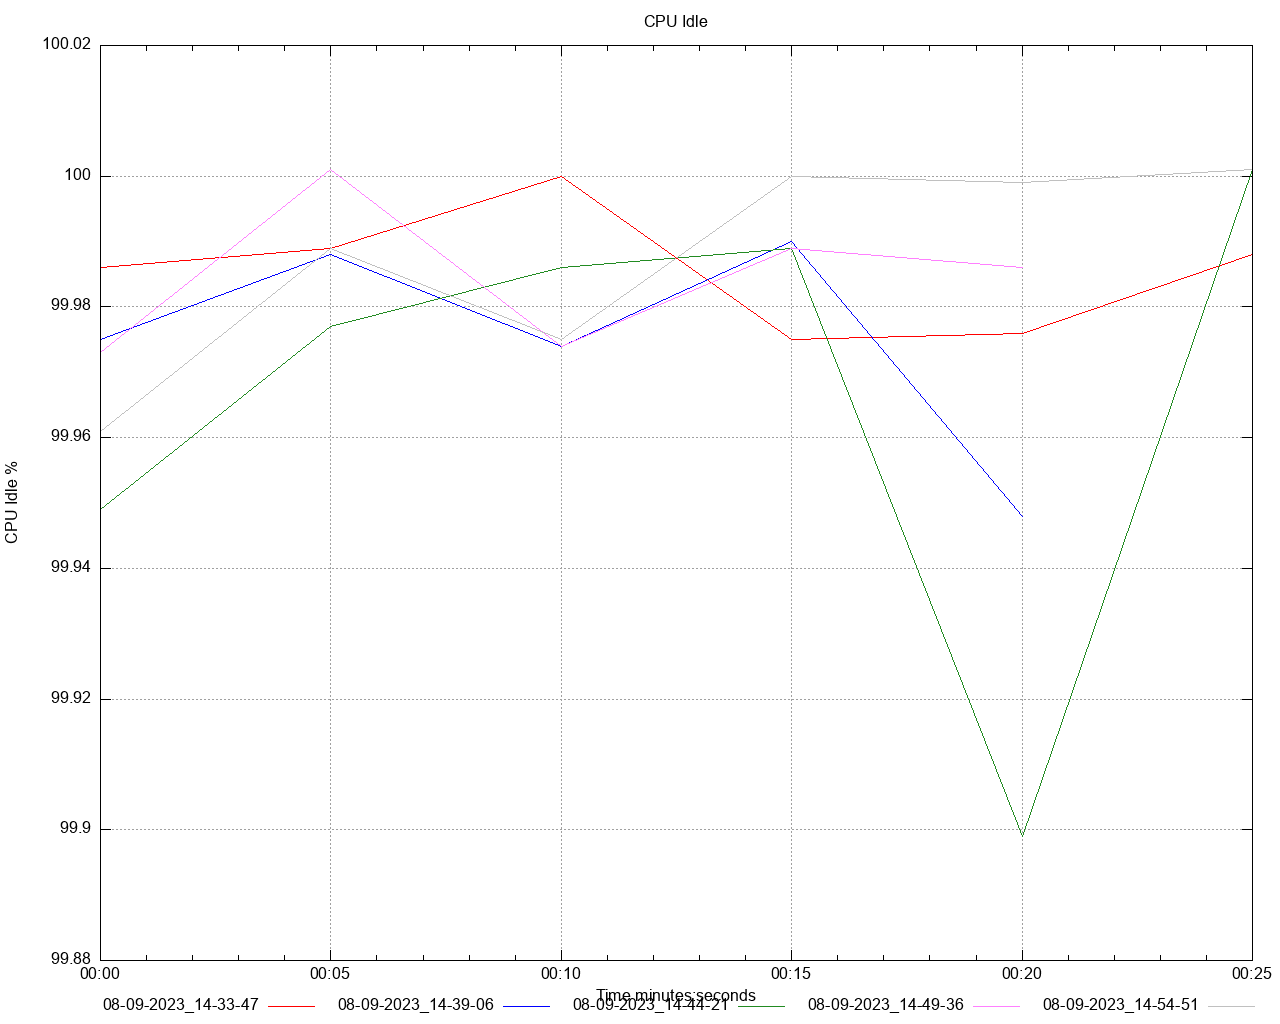

Here is the gnuplot script that generated this plot:
set title 'CPU Idle' noenhanced
set style data lines
set datafile separator ","
set terminal png size 1280,1024
set grid
set key below
set xdata time
set timefmt "%s"
offset = 0
t0(x)=(offset=($0==0) ? x : offset, x - offset)
set xlabel 'Time minutes:seconds'
set ylabel 'CPU Idle %'
set output '/Users/gbarnett/git/hazelcast-simulator/atomiclong-3node-member/atomicreference/dstat/cpu_idle_A6.png'
plot \
   '/Users/gbarnett/git/hazelcast-simulator/atomiclong-3node-member/atomicreference/data/cpu_idle_A6_1.data' using (t0(timecolumn(1))):2 title "08-09-2023_14-33-47" noenhanced lt rgb "red", \
   '/Users/gbarnett/git/hazelcast-simulator/atomiclong-3node-member/atomicreference/data/cpu_idle_A6_2.data' using (t0(timecolumn(1))):2 title "08-09-2023_14-39-06" noenhanced lt rgb "blue", \
   '/Users/gbarnett/git/hazelcast-simulator/atomiclong-3node-member/atomicreference/data/cpu_idle_A6_3.data' using (t0(timecolumn(1))):2 title "08-09-2023_14-44-21" noenhanced lt rgb "forest-green", \
   '/Users/gbarnett/git/hazelcast-simulator/atomiclong-3node-member/atomicreference/data/cpu_idle_A6_4.data' using (t0(timecolumn(1))):2 title "08-09-2023_14-49-36" noenhanced lt rgb "orchid", \
   '/Users/gbarnett/git/hazelcast-simulator/atomiclong-3node-member/atomicreference/data/cpu_idle_A6_5.data' using (t0(timecolumn(1))):2 title "08-09-2023_14-54-51" noenhanced lt rgb "grey", \
